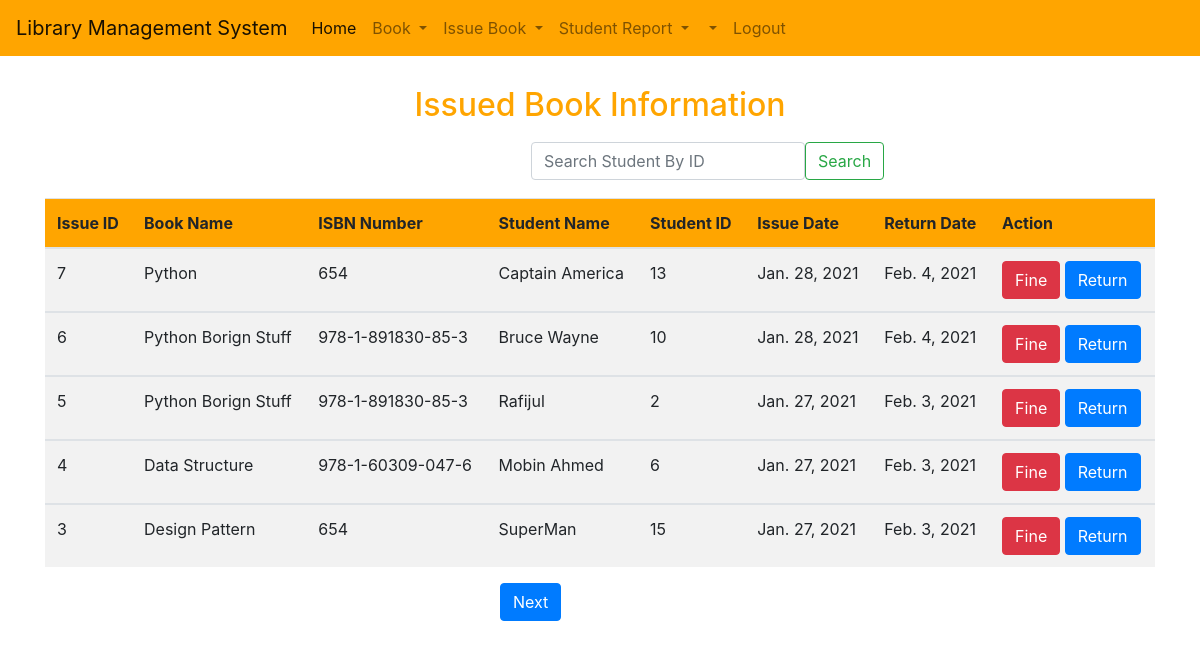
Page /viewIssueBook/ (signed in) on the earlier database version.
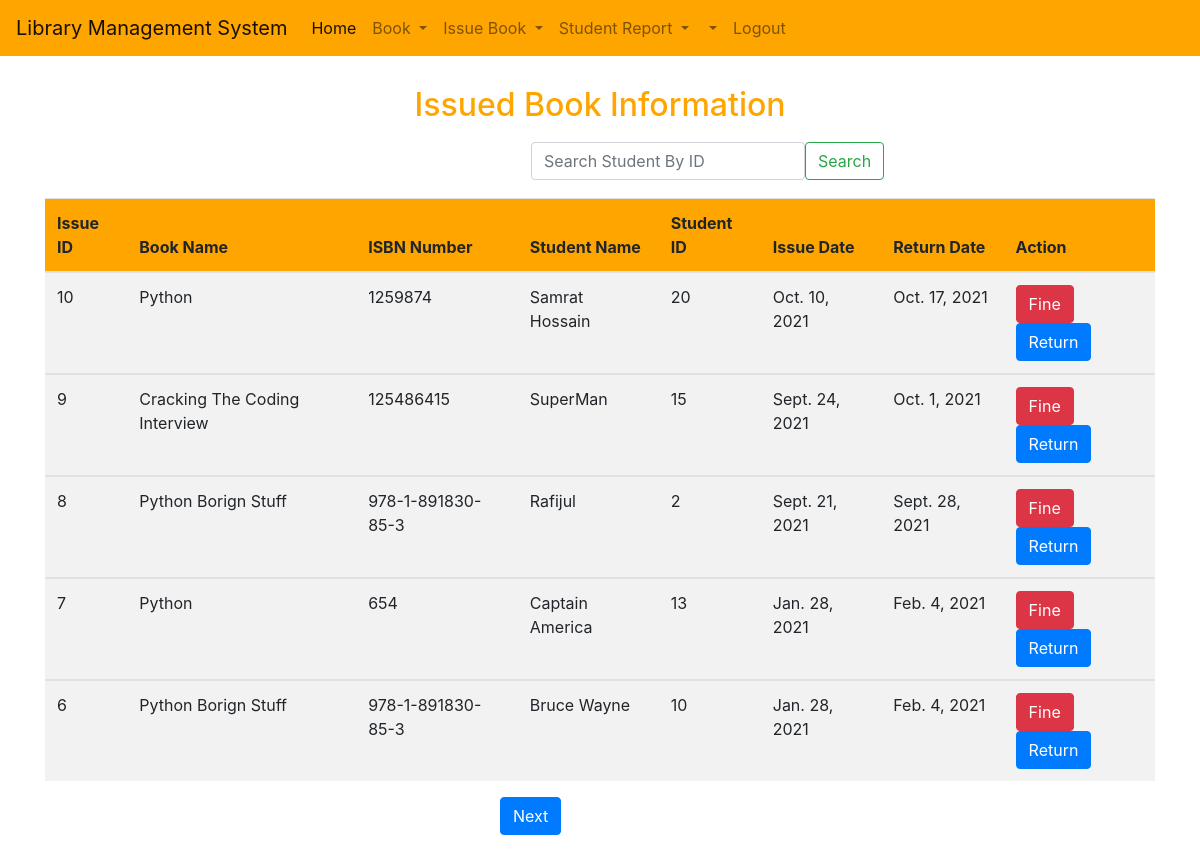
Same page on the later database version.
### library/models.py (models this page shows)
class IssueBook(models.Model):
    StudentName = models.CharField(max_length=50, default=None)
    StudentID = models.IntegerField()
    BookName = models.CharField(max_length=50,default=None)
    ISBN_Number = models.CharField(max_length=50,default=None)
    issue_date = models.DateField(auto_now_add=True)
    return_date = models.DateField(default=date.today() + timedelta(days=7))

### library/views.py (the view)
# urls.py: path('viewIssueBook/', views.viewIssueBook, name='viewIssueBook'),
@login_required(login_url="/login/")
def viewIssueBook(request):
    currentuser = request.user
    print(currentuser.first_name)
    issuebook = IssueBook.objects.order_by('-id')
    paginator = Paginator(issuebook, 5)
    page_number = request.GET.get('page')
    page_obj = paginator.get_page(page_number)
    return render(request, 'library/viewIssueBook.html', {'page_obj':page_obj})

### templates/library/viewIssueBook.html (shortened to what this page needs)
{% extends 'library/base.html' %}
{% block body %}
<div class="title container bg-green">
    <h2> Issued Book Information </h2>
</div>
<div class="search">
<nav class="navbar navbar-light">
  <div class="container-fluid">
    <form class="d-flex" action="{% url 'home:SearchIssueBook' %}" method="GET">
      <input class="form-control me-2" type="search" name="query-student" placeholder="Search Student By ID" aria-label="Search">
      <button class="btn btn-outline-success" type="submit">Search</button>
    </form>
  </div>
</nav>
</div>
<div class="container">
  <div class="info-table">
    <table class="table table-striped">
    <thead class="bg">
        <th>Issue ID</th>
        <th>Book Name</th>
        <th>ISBN Number</th>
        <th>Student Name</th>
        <th>Student ID</th>
        <th>Issue Date</th>
        <th>Return Date</th>
        <th>Action</th>
    </thead>
    {% for issuebook in page_obj %}
    <tbody>
        <td>{{ issuebook.id }}</td>
        <td>{{ issuebook.BookName }}</td>
        <td>{{ issuebook.ISBN_Number }}</td>
        <td>{{ issuebook.StudentName }}</td>
        <td>{{ issuebook.StudentID }}</td>
        <td>{{ issuebook.issue_date }}</td>
        <td>{{ issuebook.return_date }}</td>
        <td>
            <a class="btn btn-danger" href="{% url 'home:fine' issuebook.id %}">Fine</a>
            <a class="btn btn-primary" href="{% url 'home:returnbook' issuebook.id %}">Return</a>
        </td>
    </tbody>
    {% endfor %}
</table>
</div>
</div>
<div class="page mt-3 mb-5">
  {% if page_obj.has_next %}
    <a class="btn btn-primary" href="?page={{ page_obj.next_page_number }}">Next</a>
  {% endif %}
</div>
{% endblock %}

Differences in the rows shown:
no longer on this page (row unchanged): IssueBook: id "5", BookName "Python Borign Stuff", ISBN_Number "978-1-891830-85-3", StudentName "Rafijul", StudentID "2", issue_date "Jan. 27, 2021", return_date "Feb. 3, 2021"
no longer on this page (row unchanged): IssueBook: id "4", BookName "Data Structure", ISBN_Number "978-1-60309-047-6", StudentName "Mobin Ahmed", StudentID "6", issue_date "Jan. 27, 2021", return_date "Feb. 3, 2021"
no longer on this page (row unchanged): IssueBook: id "3", BookName "Design Pattern", ISBN_Number "654", StudentName "SuperMan", StudentID "15", issue_date "Jan. 27, 2021", return_date "Feb. 3, 2021"
added IssueBook: id "10", BookName "Python", ISBN_Number "1259874", StudentName "Samrat Hossain", StudentID "20", issue_date "Oct. 10, 2021", return_date "Oct. 17, 2021"
added IssueBook: id "9", BookName "Cracking The Coding Interview", ISBN_Number "125486415", StudentName "SuperMan", StudentID "15", issue_date "Sept. 24, 2021", return_date "Oct. 1, 2021"
added IssueBook: id "8", BookName "Python Borign Stuff", ISBN_Number "978-1-891830-85-3", StudentName "Rafijul", StudentID "2", issue_date "Sept. 21, 2021", return_date "Sept. 28, 2021"
